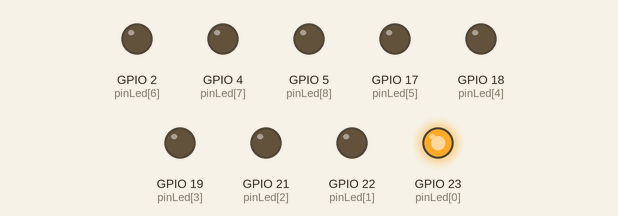
Simulated run of this sketch. Board: ESP32. Parts: output pins drawn as LEDs (lit = HIGH).

Above: at 0.1 s.
At 0.9 s:
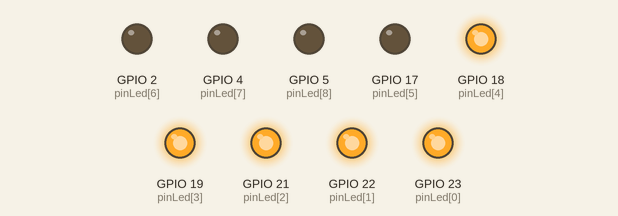
At 1.5 s:
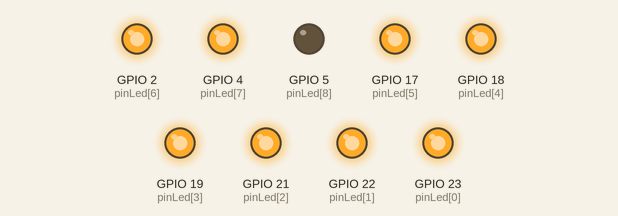
At 3.0 s:
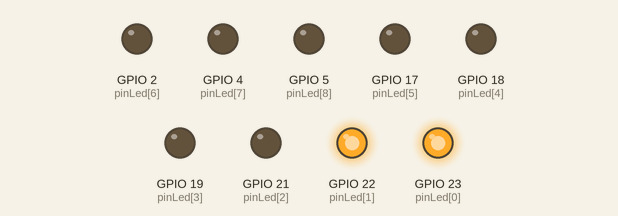
At 4.4 s:
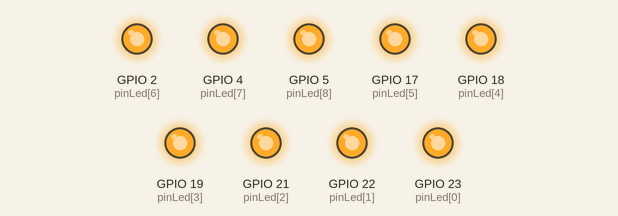
At 6.1 s:
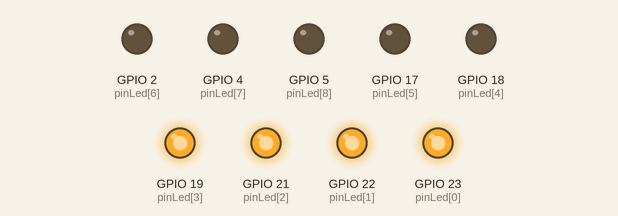
Timing chart, 0 to 6.4 s (numbered marks = the images above):
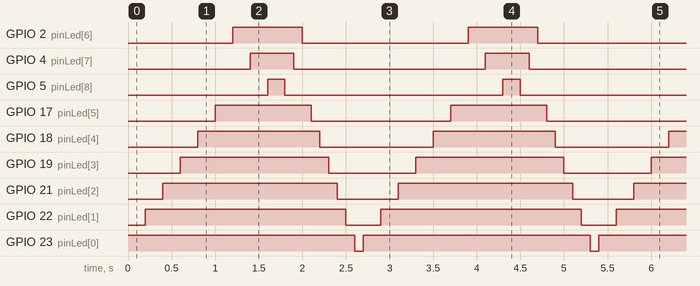

The sketch:

led_sequencial.ino
```cpp
//ex de cicuitos com leds, usando o loop for no esp32

int pinLed[9] = {23,22,21,19,18,17,2,4,5};
int Ledn;

void setup() {
  int i;
  for(i = 0;i<= 8;i++){
    pinMode(pinLed[i], OUTPUT);
  }
}

void loop() {
  for(Ledn = 0;Ledn<= 8;Ledn++){
    digitalWrite(pinLed[Ledn], HIGH);
    delay(200);
  }
  for(Ledn = 8;Ledn>=0;Ledn--){
    digitalWrite(pinLed[Ledn], LOW);
    delay(100);
  }

}
```

Measured:
- by itself, GPIO 2 (pinLed[6]): alternates HIGH for 0.80 s and LOW for 1.9 s
- by itself, GPIO 4 (pinLed[7]): alternates HIGH for 0.50 s and LOW for 2.2 s
- by itself, GPIO 5 (pinLed[8]): alternates HIGH for 0.20 s and LOW for 2.5 s
- by itself, GPIO 17 (pinLed[5]): alternates HIGH for 1.1 s and LOW for 1.6 s
- by itself, GPIO 18 (pinLed[4]): alternates HIGH for 1.4 s and LOW for 1.3 s
- by itself, GPIO 19 (pinLed[3]): alternates HIGH for 1.7 s and LOW for 1.0 s
- by itself, GPIO 21 (pinLed[2]): alternates HIGH for 2.0 s and LOW for 0.70 s
- by itself, GPIO 22 (pinLed[1]): alternates HIGH for 2.3 s and LOW for 0.40 s
